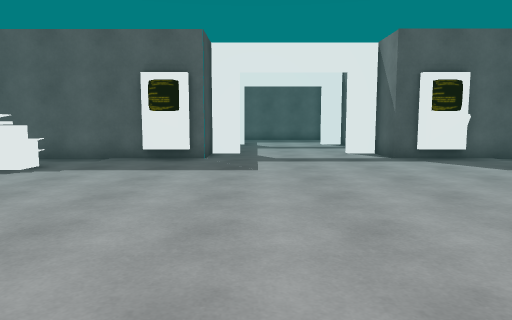
[1] (above)

18 first-person views from a walk through a Unity game level. The camera is 1.3 m above the floor, tilts 6° down and sees 70° across. Doors are open. The floor is counted in squares, 1.12 m on a side. Each view is taken from the middle of a square. On the plan, view 1 faces up. The plan holds only what a view shows up to about 14 squares ahead; the rest is blank. The player is left out.

[2]
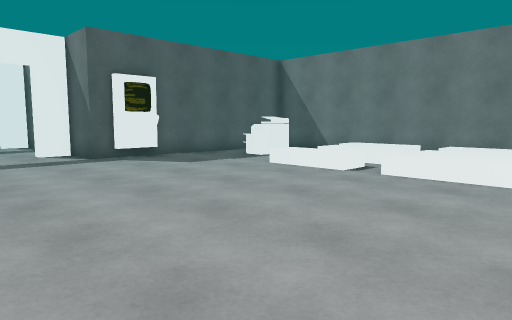

[3]
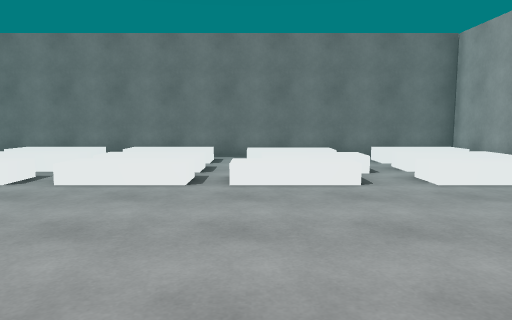

[4]
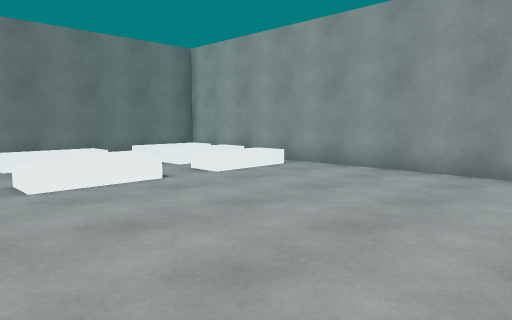

[5]
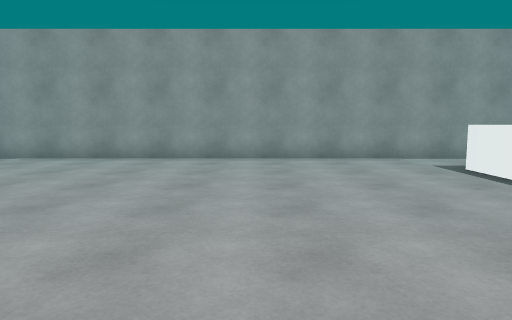

[6]
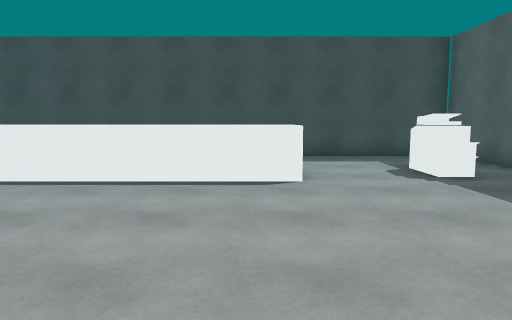

[7]
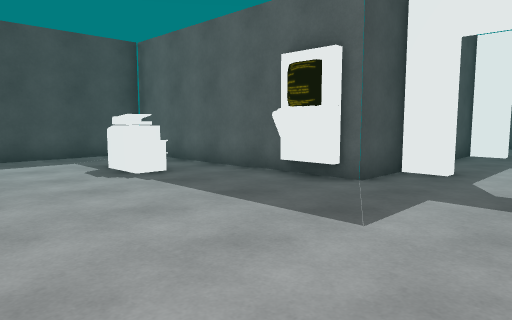

[8]
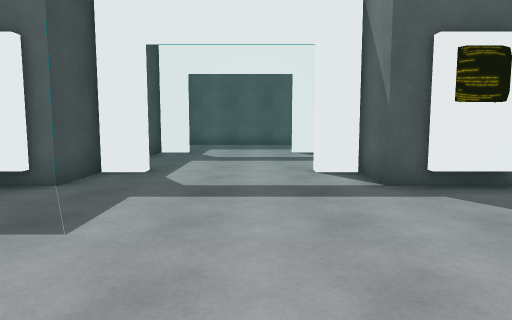

[9]
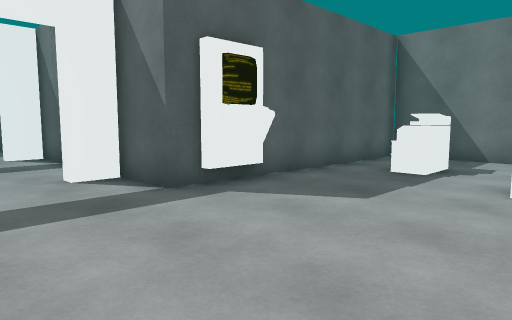

[10]
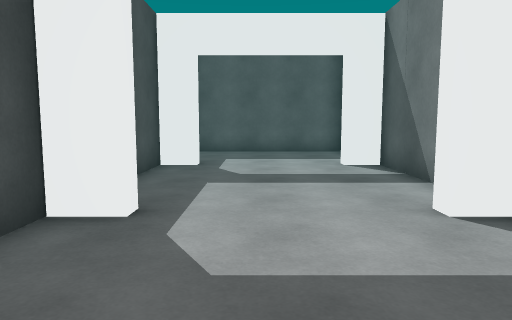

[11]
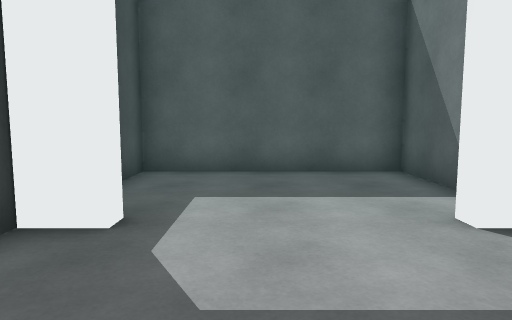

[12]
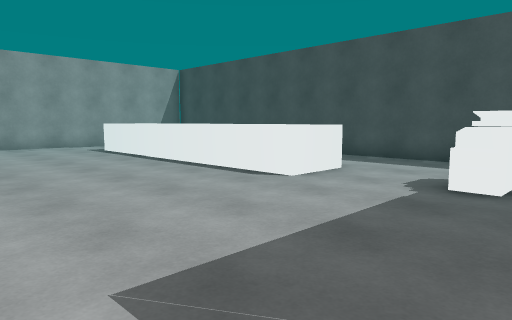

[13]
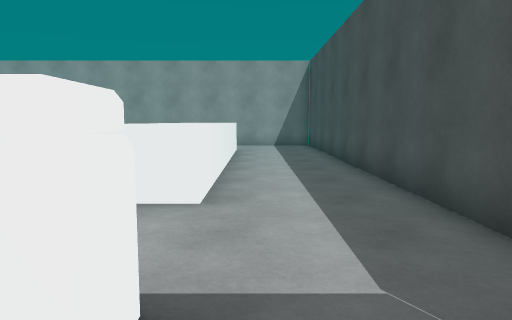

[14]
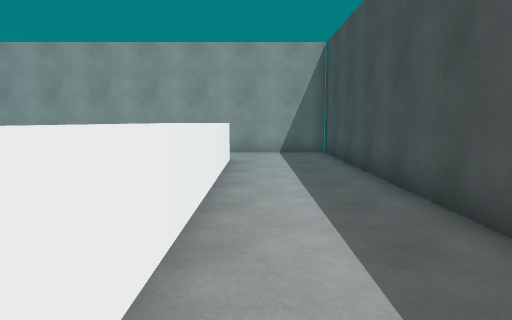

[15]
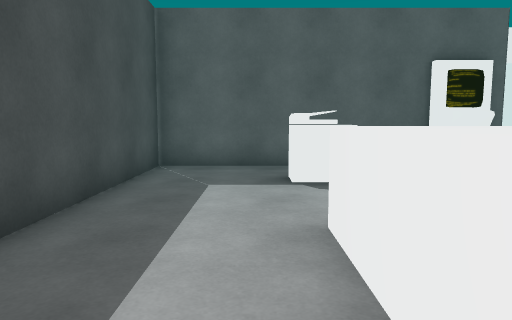

[16]
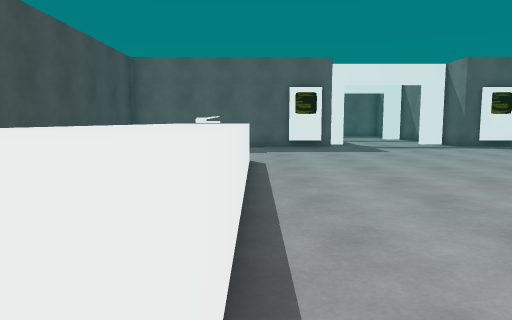

[17]
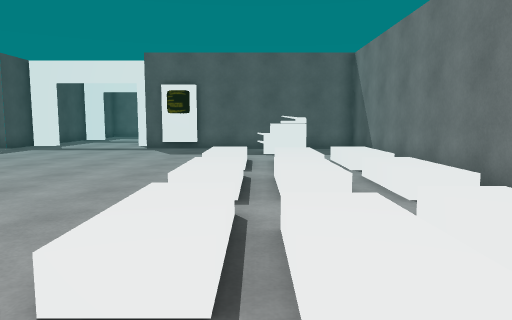

[18]
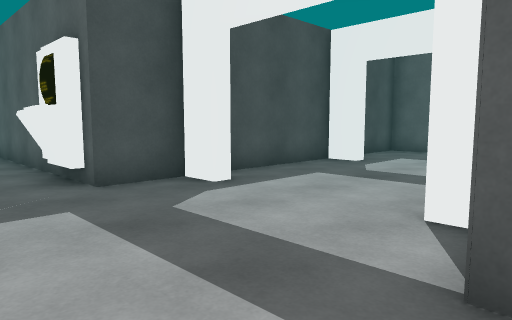

### Floor plan
Key: @ floor where view 1 was taken; # wall or solid block; . main floor; : floor 0.5 m higher than the main floor; / step, stairs or slope; D open door; ^ raised ledge.
Columns run from 11 left of view 1 to 13 right of it. Each row starts with its distance up from view 1.
 24          ########
 23          #......#
 22          #......#
 21          #......#
 20          #......
 19          ##DDDD##
 18          #......#
 17          #......#
 16          #......#
 15          #......
 14          ##DDDD##
 13          #......#
 12 ##########......#########
 11 #.......#........#......#
 10 #....................^..#
  9 #...^^..............^^..#
  8 #.......................#
  7 #................../././#
  6 #...^^.............:.:.:#
  5 #...^^^............:.:.:#
  4 #...^^^.................#
  3 #...^^^............:.:.:#
  2 #...^^^............:.:.:#
  1 #...^^^.................#
  0 #...^^^....@.......:.///#
 -1 #...^^^............:.://#
 -2 #...^^^............/.://#
 -3 #...^^^.................#
 -4 #...^^.............:.:.:#
 -5 #..................:.:.:#
 -6 #................../././#
 -7 #########################

Positions as (right, up) in squares from view 1, and headings:
1: (0, 0), facing up
2: (0, 0), facing up-right
3: (1, 0), facing right
4: (1, 2), facing down-right
5: (0, 5), facing down
6: (2, 5), facing left
7: (2, 5), facing up-left
8: (2, 5), facing up
9: (1, 6), facing up-right
10: (1, 9), facing up
11: (1, 15), facing up
12: (1, 11), facing down-left
13: (-8, 11), facing down
14: (-8, 7), facing down
15: (-8, 2), facing up
16: (-5, -5), facing up
17: (9, -4), facing up
18: (5, 9), facing up-left
